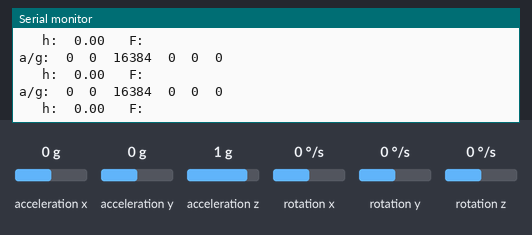
The sketch below on a simulated Arduino Uno, built with avr-gcc and run on an emulated ATmega328P. On the bench: the last lines printed to the serial monitor. Wiring (inferred from the names in the program): HMC5883L compass at I2C address 0x1E. The test bench sets the inputs (shaded band); at power-on: acceleration x 0 g, acceleration y 0 g, acceleration z 1 g, rotation x 0 °/s, rotation y 0 °/s, rotation z 0 °/s.

Above: at 1.2 s.
1.3 s: acceleration x set to -1.4 g
At 2.1 s:
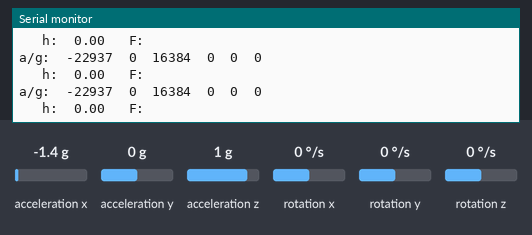
2.8 s: acceleration y set to -1.4 g
At 3.7 s:
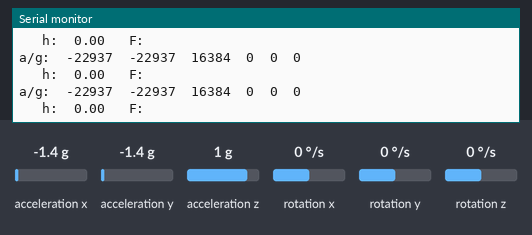
4.3 s: acceleration z set to -1.4 g
At 5.3 s:
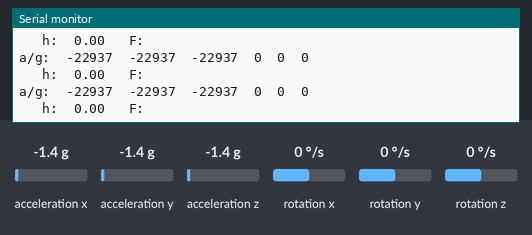
5.8 s: rotation x set to -192 °/s
At 6.8 s:
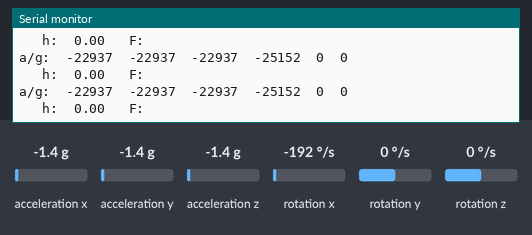

The sketch:

MPU6050_DMP_mag.ino
```cpp
#include "I2Cdev.h"
#include "MPU6050_6Axis_MotionApps20.h"

// Arduino Wire library is required if I2Cdev I2CDEV_ARDUINO_WIRE implementation
// is used in I2Cdev.h
#if I2CDEV_IMPLEMENTATION == I2CDEV_ARDUINO_WIRE
#include "Wire.h"
#endif

MPU6050 mpu(0x69);

int interrupt_pin=2; // Check where your INT pin is connected. Check below.

#define HMC5883L_DEFAULT_ADDRESS    0x1E
#define HMC5883L_RA_DATAX_H         0x03
#define HMC5883L_RA_DATAZ_H         0x05
#define HMC5883L_RA_DATAY_H         0x07

int16_t ax, ay, az;
int16_t gx, gy, gz;
int16_t mx, my, mz;
float heading;          // Simple magnetic heading. (NOT COMPENSATED FOR PITCH AND ROLL)

void setup() {

  // join I2C bus (I2Cdev library doesn't do this automatically)
#if I2CDEV_IMPLEMENTATION == I2CDEV_ARDUINO_WIRE
  Wire.begin();
  // **************************************************************
  // It is best to configure I2C to 400 kHz.
  // If you are using an Arduino DUE, modify the variable TWI_CLOCK to 400000, defined in the file:
  // c:/Program Files/Arduino/hardware/arduino/sam/libraries/Wire/Wire.h
  // If you are using any other Arduino instead of the DUE, uncomment the following line:
  //TWBR = 24; // 400kHz I2C clock (200kHz if CPU is 8MHz)  //This line should be commented if you are using Arduino DUE
  // **************************************************************
#elif I2CDEV_IMPLEMENTATION == I2CDEV_BUILTIN_FASTWIRE
  Fastwire::setup(400, true);
#endif

  // initialize serial communication
  Serial.begin(250000);

  // initialize device
  Serial.println(F("Initializing I2C devices..."));
  mpu.initialize();

  // verify connection
  Serial.println(F("Testing device connections..."));
  Serial.println(mpu.testConnection() ? F("MPU6050 connection successful") : F("MPU6050 connection failed"));

  // load and configure the DMP
  Serial.println(F("Initializing DMP..."));
  // devStatus = mpu.dmpInitialize();

  // supply your own gyro offsets here, scaled for min sensitivity
  // If you don't know yours, you can find an automated sketch for this task from: http://www.i2cdevlib.com/forums/topic/96-arduino-sketch-to-automatically-calculate-mpu6050-offsets/


  // TODO: Compute these parameters
  mpu.setXAccelOffset(-3591);
  mpu.setYAccelOffset(-842);
  mpu.setZAccelOffset(578);

  mpu.setXGyroOffset(-51);
  mpu.setYGyroOffset(-57);
  mpu.setZGyroOffset(0);

  // Magnetometer configuration

  mpu.setI2CMasterModeEnabled(0);
  mpu.setI2CBypassEnabled(1);

  Wire.beginTransmission(HMC5883L_DEFAULT_ADDRESS);
  Wire.write(0x02);
  Wire.write(0x00);  // Set continuous mode
  Wire.endTransmission();
  delay(5);

  Wire.beginTransmission(HMC5883L_DEFAULT_ADDRESS);
  Wire.write(0x00);
  Wire.write(B00011000);  // 75Hz
  Wire.endTransmission();
  delay(5);

  mpu.setI2CBypassEnabled(0);

  // X axis word
  mpu.setSlaveAddress(0, HMC5883L_DEFAULT_ADDRESS | 0x80); // 0x80 turns 7th bit ON, according to datasheet, 7th bit controls Read/Write direction
  mpu.setSlaveRegister(0, HMC5883L_RA_DATAX_H);
  mpu.setSlaveEnabled(0, true);
  mpu.setSlaveWordByteSwap(0, false);
  mpu.setSlaveWriteMode(0, false);
  mpu.setSlaveWordGroupOffset(0, false);
  mpu.setSlaveDataLength(0, 2);

  // Y axis word
  mpu.setSlaveAddress(1, HMC5883L_DEFAULT_ADDRESS | 0x80);
  mpu.setSlaveRegister(1, HMC5883L_RA_DATAY_H);
  mpu.setSlaveEnabled(1, true);
  mpu.setSlaveWordByteSwap(1, false);
  mpu.setSlaveWriteMode(1, false);
  mpu.setSlaveWordGroupOffset(1, false);
  mpu.setSlaveDataLength(1, 2);

  // Z axis word
  mpu.setSlaveAddress(2, HMC5883L_DEFAULT_ADDRESS | 0x80);
  mpu.setSlaveRegister(2, HMC5883L_RA_DATAZ_H);
  mpu.setSlaveEnabled(2, true);
  mpu.setSlaveWordByteSwap(2, false);
  mpu.setSlaveWriteMode(2, false);
  mpu.setSlaveWordGroupOffset(2, false);
  mpu.setSlaveDataLength(2, 2);

  mpu.setI2CMasterModeEnabled(1);

  // make sure it worked (returns 0 if so)
  // if (devStatus == 0) {
  //   // turn on the DMP, now that it's ready
  //   Serial.println(F("Enabling DMP..."));
  //   mpu.setDMPEnabled(true);

  //   // enable Arduino interrupt detection
  //   Serial.println(F("Enabling interrupt detection (Arduino external interrupt 0)..."));
  //   attachInterrupt(interrupt_pin, dmpDataReady, RISING);
  //   mpuIntStatus = mpu.getIntStatus();

  //   // set our DMP Ready flag so the main loop() function knows it's okay to use it
  //   Serial.println(F("DMP ready! Waiting for first interrupt..."));
  //   dmpReady = true;

  //   // get expected DMP packet size for later comparison
  //   packetSize = mpu.dmpGetFIFOPacketSize();
  // }
  // else {
  //   // ERROR!

  //   // 1 = initial memory load failed
  //   // 2 = DMP configuration updates failed
  //   // (if it's going to break, usually the code will be 1)
  //   Serial.print(F("DMP Initialization failed (code "));
  //   Serial.print(devStatus);
  //   Serial.println(F(")"));
  // }

  // configure LED for output
  mpu.setDLPFMode(6);
}

// ================================================================
// ===                    MAIN PROGRAM LOOP                     ===
// ================================================================

void loop() {

  mpu.getMotion6(&ax, &ay, &az, &gx, &gy, &gz);

  //Read magnetometer measures
  mx=mpu.getExternalSensorWord(0);
  my=mpu.getExternalSensorWord(2);
  mz=mpu.getExternalSensorWord(4);

  heading = atan2(my, mx);
  if(heading < 0) heading += 2 * M_PI;

  Serial.print("a/g:\t");
  Serial.print(ax); Serial.print("\t");
  Serial.print(ay); Serial.print("\t");
  Serial.print(az); Serial.print("\t");
  Serial.print(gx); Serial.print("\t");
  Serial.print(gy); Serial.print("\t");
  Serial.println(gz);

  Serial.print("\t h:\t");
  Serial.print(heading * 180/M_PI);
  Serial.print("\t F:\t");
  Serial.println("");
}

// note must calculate actual angles using turret motor offset

void set_position(float x, float y){

}

void get_current_position_x(){

}

void get_current_position_y(){

}

void set_rotation(float degrees){

}

void get_current_angle(){

}

void get_translation_x(){

}

void get_translation_y(){

}

void get_rate_rotation(){
  // gyro + mag differentiated
}

void get_rate_translation_x(){

}

void get_rate_translation_y(){

}
```

Measured:
- after the input at 1.3 s, the serial monitor: prints a new line at once (image 1)
- after the input at 2.8 s, the serial monitor: prints a new line at once (image 2)
- after the input at 4.3 s, the serial monitor: prints a new line at once (image 3)
- after the input at 5.8 s, the serial monitor: prints a new line at once (image 4)
